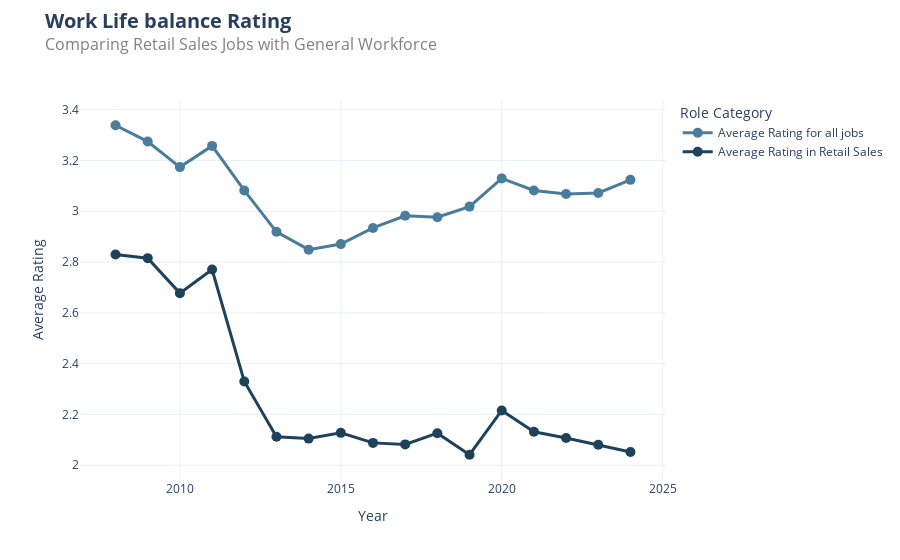

Notebook cell for this chart:
### Code cell
# Group by year and role category, calculate average rating
grouped_4 = Sentiment_subset[Sentiment_subset['country'] == 'United States']
grouped_4 = Sentiment_subset.groupby(['review_year', 'role_category'])['rating_work_life_balance'].mean().unstack()


# Plot
fig = go.Figure()

# Add traces 
colors = {
    'Retail Sales': '#1F425B',   
    'Other Roles': '#4A7C9B'      
}

for category in grouped_4.columns:
    legend_name = "Average Rating in Retail Sales" if category == "Retail Sales" else "Average Rating for all jobs"
    fig.add_trace(go.Scatter(
        x=grouped_4.index, 
        y=grouped_4[category], 
        mode='lines+markers',
        name=legend_name,
        line=dict(color=colors[category], width=3),
        marker=dict(size=10, color=colors[category], symbol='circle')
    ))

fig.update_layout(
    title={
        'text': "<b><span style='font-size: 20px;'>Work Life balance Rating </span></b><br><span style='font-size: 16px; color: gray;'>Comparing Retail Sales Jobs with General Workforce</span>",
        'y':0.95,
        'x':0.05,  
        'xanchor': 'left',  
        'yanchor': 'top'
    },
    xaxis_title='Year',
    yaxis_title='Average Rating',
    legend_title='Role Category',
    template='plotly_white'
)

fig.show()

### Figure 1 — Plotly figure (JSON) as saved in the notebook; plotly's stock layout.template omitted (floating-point values rounded to 4 significant figures)
{"data": [{"line": {"color": "#4A7C9B", "width": 3}, "marker": {"color": "#4A7C9B", "size": 10, "symbol": "circle"}, "mode": "lines+markers", "name": "Average Rating for all jobs", "type": "scatter", "x": [2008, 2009, 2010, 2011, 2012, 2013, 2014, 2015, 2016, 2017, 2018, 2019, 2020, 2021, 2022, 2023, 2024], "y": [3.339, 3.274, 3.174, 3.257, 3.082, 2.919, 2.849, 2.871, 2.934, 2.982, 2.977, 3.018, 3.13, 3.082, 3.068, 3.072, 3.124]}, {"line": {"color": "#1F425B", "width": 3}, "marker": {"color": "#1F425B", "size": 10, "symbol": "circle"}, "mode": "lines+markers", "name": "Average Rating in Retail Sales", "type": "scatter", "x": [2008, 2009, 2010, 2011, 2012, 2013, 2014, 2015, 2016, 2017, 2018, 2019, 2020, 2021, 2022, 2023, 2024], "y": [2.83, 2.815, 2.678, 2.771, 2.33, 2.112, 2.105, 2.127, 2.088, 2.082, 2.126, 2.041, 2.216, 2.132, 2.107, 2.081, 2.052]}], "layout": {"legend": {"title": {"text": "Role Category"}}, "title": {"text": "<b><span style='font-size: 20px;'>Work Life balance Rating </span></b><br><span style='font-size: 16px; color: gray;'>Comparing Retail Sales Jobs with General Workforce</span>", "x": 0.05, "xanchor": "left", "y": 0.95, "yanchor": "top"}, "xaxis": {"title": {"text": "Year"}}, "yaxis": {"title": {"text": "Average Rating"}}}}
